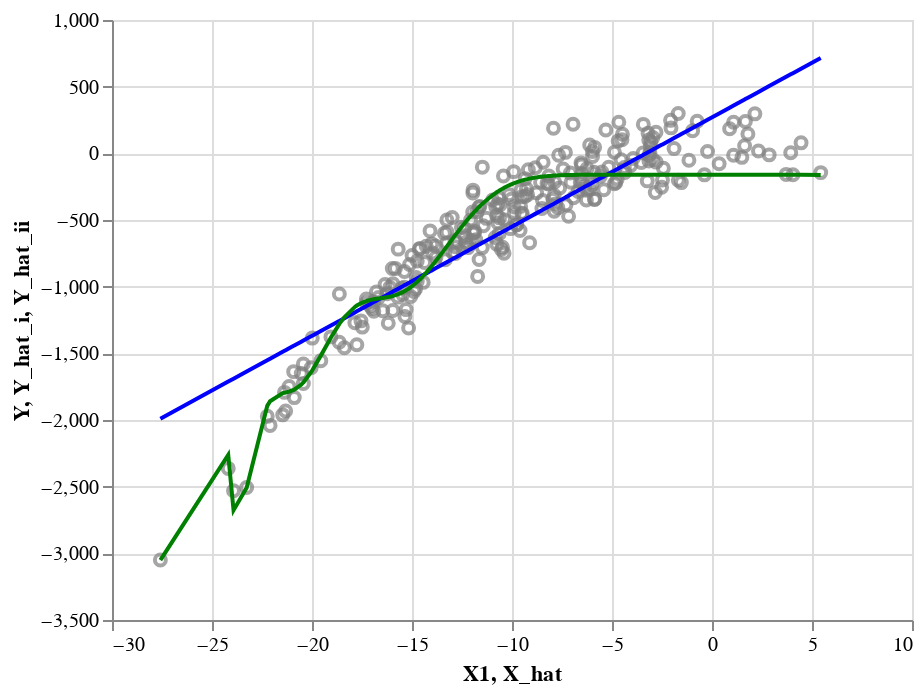

Here is the notebook cell this chart was saved with:
### Code cell
# Plot data and two fitted models. Select fitted models by updating 'n_i' and 'n_ii'.
# The plot shows all data (train + test), while the models are fitted on the training data.
f_plot_data_and_two_models(df_data = df_data4, df_results = df_results4, n_i = 1, n_ii = 20, b_split = True)

### Figure 1 — Vega-Lite specification as saved in the notebook (floating-point values rounded to 4 significant figures; data arrays with more than 128 entries replaced by an {"elided": "..."} marker saying what was removed)
{"config": {"view": {"continuousWidth": 400, "continuousHeight": 300}}, "layer": [{"data": {"name": "data-8a3152c22300a98497f7bef4a607dd10"}, "mark": {"type": "point", "color": "grey"}, "encoding": {"x": {"field": "X1", "type": "quantitative"}, "y": {"field": "Y", "type": "quantitative"}}}, {"data": {"name": "data-624ecac43e72ac900b63b6d3943d9548"}, "mark": {"type": "line", "color": "blue"}, "encoding": {"x": {"field": "X_hat", "type": "quantitative"}, "y": {"field": "Y_hat_i", "type": "quantitative"}}}, {"data": {"name": "data-624ecac43e72ac900b63b6d3943d9548"}, "mark": {"type": "line", "color": "green"}, "encoding": {"x": {"field": "X_hat", "type": "quantitative"}, "y": {"field": "Y_hat_ii", "type": "quantitative"}}}], "$schema": "https://vega.github.io/schema/vega-lite/v4.17.0.json", "datasets": {"data-8a3152c22300a98497f7bef4a607dd10": {"elided": "250 records"}, "data-624ecac43e72ac900b63b6d3943d9548": {"elided": "250 records"}}}
